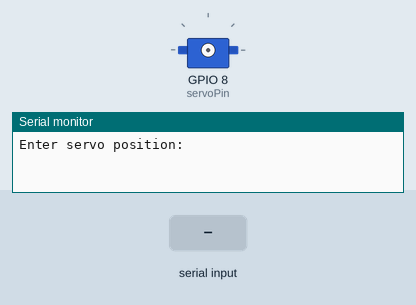
Simulated run of this program. Board: ESP32. Parts: servo, the last lines printed to the serial monitor. The inputs (shaded band) are chosen by the test bench. Servo pulses on a pin are drawn as a servo (544–2400 µs = 0–180°).

Above: at 1.2 s.
1.3 s: "90,45\n" received over Serial
3.8 s: "0\n" received over Serial
At 5.9 s:
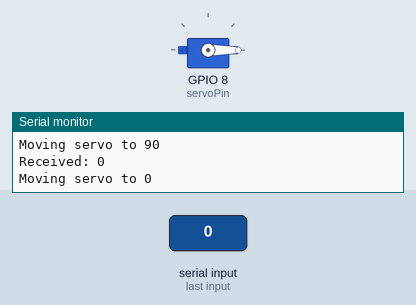
6.3 s: "30,150\n" received over Serial
At 7.8 s:
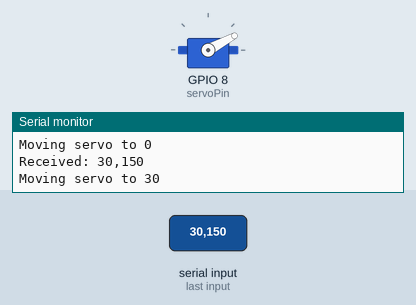
8.8 s: "90\n" received over Serial
At 10.9 s:
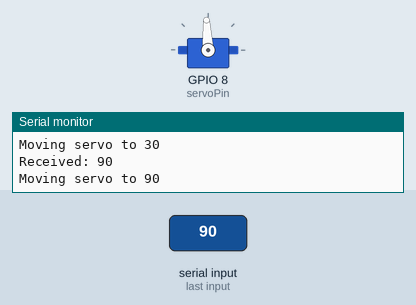
Timing chart, 0 to 12.3 s (numbered marks = the images above; inputs shaded):
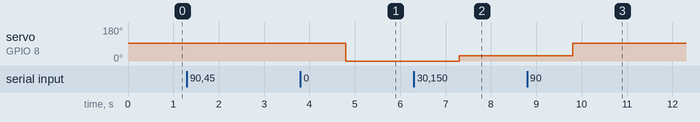

The program:

main.cpp
```cpp
#include <Arduino.h>
#include <Servo.h>

int servoPin = 8;
int curPosition = 0;

String waitAndRead();
String waitAndRead() {
  while (Serial.available() == 0) {
    // wait
  }
  String output = Serial.readString();
  Serial.println("Received: " + output);
  return output;
}

void outputTrapdoor();
void inputScraper();
void moveServo(int delayMs, int target);

Servo servo = Servo(8, 0);

void setup() {
  Serial.begin(9600);
  Serial.println("Enter servo position: ");
  // analogWriteFrequency(50);
}

void loop() {
  int angle = waitAndRead().toInt();
  Serial.println("Moving servo to " + String(angle));
  servo.setAngle(angle);
}
```

constants.h
```cpp
#pragma once

#include <Arduino.h>

// servo motors
const int SERVO_PWM_FREQ_HZ = 50;
const int SERVO_PWM_RESOLUTION = 16;
const int SERVO_PWM_TOTAL_TICKS = 1 << SERVO_PWM_RESOLUTION;
const int SERVO_PWM_PERIOD_US = 1000000 / SERVO_PWM_FREQ_HZ;
const int SERVO_PWM_MIN_US = 500;
const int SERVO_PWM_MAX_US = 2500;
```

servo.cpp
```cpp
#include <servo.h>

Servo::Servo() {}

Servo::Servo(uint8_t pin, uint8_t channel) : pin(pin), channel(channel) {
  ledcSetup(channel, SERVO_PWM_FREQ_HZ, SERVO_PWM_RESOLUTION);
  ledcAttachPin(pin, channel);
  angle = 90;
}

void Servo::setAngle(int angle) {
  double pulseWidthUS = mapd(angle, 0, 180, SERVO_PWM_MIN_US, SERVO_PWM_MAX_US);
  ledcWrite(channel, (int)((double)SERVO_PWM_TOTAL_TICKS * (double)pulseWidthUS / (double)SERVO_PWM_PERIOD_US));
  this->angle = angle;
}

void Servo::setAngleSpeed(double targetAngle, double degPerSecond) {
  while (angle != targetAngle) {
    if (angle < targetAngle) {
      angle++;
    } else {
      angle--;
    }
    setAngle(angle);
    delay(1 / degPerSecond * 1000);
  }
  angle = targetAngle;
}

double Servo::mapd(double x, double in_min, double in_max, double out_min, double out_max) {
  return (out_max - out_min) * (x - in_min) / (in_max - in_min) + out_min;
}
```

servo.h
```cpp
#pragma once

#include <Arduino.h>
#include <constants.h>

class Servo {
  public:
    /**
     * Declare a null servo motor
     */
    Servo();

    /**
     * Initialize a servo motor
     */
    Servo(uint8_t pin, uint8_t channel);

    /**
     * Set the servo to a certain angle
     *
     * @param angle between 0 and 180
     */
    void setAngle(int angle);

    void setAngleSpeed(double targetAngle, double degPerSecond);

    double mapd(double x, double in_min, double in_max, double out_min, double out_max);

  private:
    uint8_t pin;
    uint8_t channel;
    int angle;
};
```

Measured:
- after the input at 3.8 s, servo on GPIO 8 (servoPin): 93° → 0° after 1.0 s
- after the input at 6.3 s, servo on GPIO 8 (servoPin): 0° → 28° after 1.0 s
- after the input at 8.8 s, servo on GPIO 8 (servoPin): 28° → 93° after 1.0 s
